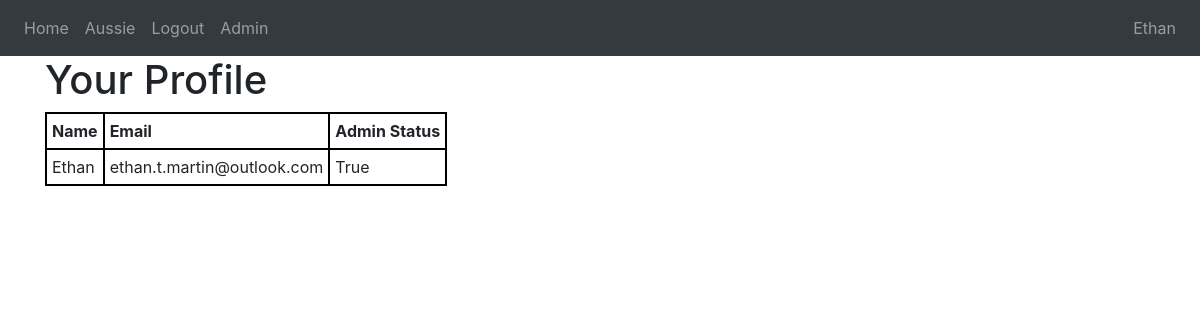
Page /profile (signed in) on the committed database.
### website/models.py (models this page shows)
class User(db.Model, UserMixin):
    id = db.Column(db.Integer, primary_key=True)
    email = db.Column(db.String(150), unique=True)
    password = db.Column(db.String(150))
    firstName = db.Column(db.String(150))
    admin = db.Column(db.Boolean, default=False)
    viewConsole = db.Column(db.Boolean, default=False)
    typeInput = db.Column(db.Boolean, default=False)
    createServer = db.Column(db.Boolean, default=False)

### website/views.py (the view)
@views.route('/profile')
@login_required
def profile():
    return render_template('profile.html', user=current_user, userName=current_user.firstName)

### website/templates/profile.html (shortened to what this page needs)
{% extends 'base.html' %}
{% block content %}<h1>Your Profile</h1>
    <table>
      <tr>
        <th>Name</th>
        <th>Email</th>
        <th>Admin Status</th>
      </tr>
      <tr>
        <td>{{user.firstName}}</td>
        <td>{{user.email}}</td>
        <td>{{user.admin}}</td>
      </tr>
    </table>
{% endblock %}

### website/templates/base.html (shortened to what this page needs)
<!DOCTYPE html>
<html>
    <head>
        <link rel="stylesheet" href="static/xterm.css" />
        <link rel="stylesheet" href="static/index.css" />
        <link
        rel="stylesheet"
        href="https://stackpath.bootstrapcdn.com/bootstrap/4.4.1/css/bootstrap.min.css"
        />
        <link
        rel="stylesheet"
        href="https://stackpath.bootstrapcdn.com/font-awesome/4.7.0/css/font-awesome.min.css"
        />
    </head>
    <body>
        <nav class='navbar navbar-dark bg-dark navbar-expand-lg'>
            <div class='collapse navbar-collapse' id='navbar'>
                <div class='navbar-nav'>
                    {% if user.is_authenticated %}
					<a class='nav-item nav-link' id='home' href='/'>Home</a>
                    <a class='nav-item nav-link' id='aussie' href='/aussie'>Aussie</a>
                    <a class='nav-item nav-link' id='logout' href='/logout'>Logout</a>
                    <a class='nav-item nav-link' id='admin' href='/admin'>Admin</a>
                    {% else %}
                    <a class='nav-item nav-link' id='login' href='/login'>Login</a>
                    <a class='nav-item nav-link' id='signUp' href='/sign-up'>Sign Up</a>
                    {% endif %}
                </div>
                <div class='navbar-nav ml-auto'>
                    {% if user.is_authenticated %}
                    <a class='nav-item nav-link' id='user' href='/profile'>{{userName}}</a>
                    {% endif %}
                </div>
            </div>
        </nav>
        <div class='container'>
            {% block content %}
            {% endblock %}
        </div>
    </body>
</html>

### website/templates/profile.html (style rules this page uses)
table, th, td { background-color: rgb(255, 255, 255); padding: 5px; border: 2px solid rgb(0, 0, 0); }

### rows in the picture
User: firstName "Ethan", email "ethan.t.martin@outlook.com", admin "True"
